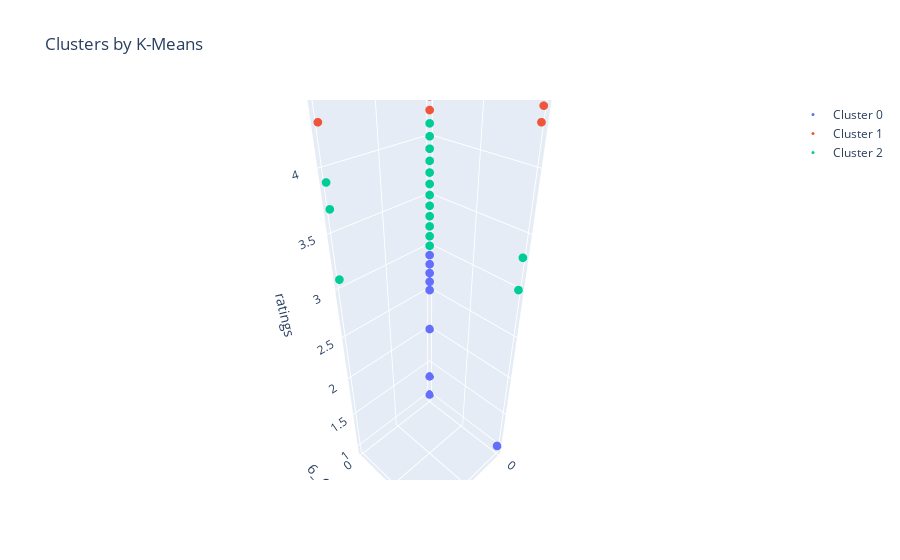

The code cell stored with this chart in its notebook:
### Code cell
import plotly as py
import plotly.graph_objs as go

def tracer(db, n, name):
    '''
    This function returns trace object for Plotly
    '''
    return go.Scatter3d(
        x = db[db['Cluster']==n]['4_ 2 (CI 60730)'],
        y = db[db['Cluster']==n]['6_ CITRIC ACID – BHT'],
        z = db[db['Cluster']==n]['ratings'],
        mode = 'markers',
        name = name,
        marker = dict(
            size = 3
        )
     )

trace0 = tracer(KM5_clustered, 0, 'Cluster 0')
trace1 = tracer(KM5_clustered, 1, 'Cluster 1')
trace2 = tracer(KM5_clustered, 2, 'Cluster 2')


data = [trace0, trace1, trace2]

layout = go.Layout(
    title = 'Clusters by K-Means',
    scene = dict(
            xaxis = dict(title = '4_ 2 (CI 60730)'),
            yaxis = dict(title = '6_ CITRIC ACID – BHT'),
            zaxis = dict(title = 'ratings')
        )
)

fig = go.Figure(data=data, layout=layout)
py.offline.iplot(fig)

### Figure 1 — Plotly figure (JSON) as saved in the notebook; plotly's stock layout.template omitted (floating-point values rounded to 4 significant figures; data arrays with more than 128 entries replaced by an {"elided": "..."} marker saying what was removed)
{"data": [{"marker": {"size": 3}, "mode": "markers", "name": "Cluster 0", "type": "scatter3d", "x": [0, 0, 0, 0, 0, 0, 0, 0, 0, 0, 0, 0, 0, 0, 0, 0, 0, 0, 0, 0, 0, 0, 0, 0, 0, 0, 0, 0, 0, 0, 0, 0, 0, 0, 0, 0, 0, 0, 0, 0, 0, 0, 0, 0, 0, 0, 0, 0, 0, 0, 0, 0, 0, 0, 0, 0, 0, 0, 0, 0], "y": [0, 0, 0, 0, 0, 0, 0, 0, 0, 0, 0, 0, 0, 0, 0, 0, 0, 0, 0, 0, 0, 0, 0, 0, 0, 0, 0, 0, 0, 0, 0, 0, 0, 0, 0, 0, 0, 0, 0, 0, 0, 0, 0, 0, 0, 0, 0, 0, 1, 0, 0, 0, 0, 0, 0, 0, 0, 0, 0, 0], "z": [2.9, 2.9, 1, 2.9, 2.8, 2.7, 2.7, 2.5, 2.5, 2.6, 2.5, 2.7, 2.5, 2.8, 2.7, 3.1, 2.9, 2.9, 1, 2.7, 2.8, 2.7, 2.5, 2.5, 2, 1, 2.9, 2.6, 2.5, 2.8, 2.9, 2.7, 2.7, 2.5, 2.5, 2.8, 3.1, 2.6, 2.5, 2.6, 2, 1.3, 2.9, 2.5, 2.7, 2, 2.8, 2.5, 1, 2.5, 2.6, 2.9, 2.7, 3.2, 2.6, 2.5, 1, 2, 2.5, 1]}, {"marker": {"size": 3}, "mode": "markers", "name": "Cluster 1", "type": "scatter3d", "x": {"elided": "258 int values"}, "y": {"elided": "258 int values"}, "z": {"elided": "258 float values"}}, {"marker": {"size": 3}, "mode": "markers", "name": "Cluster 2", "type": "scatter3d", "x": {"elided": "188 int values"}, "y": {"elided": "188 int values"}, "z": {"elided": "188 float values"}}], "layout": {"scene": {"xaxis": {"title": {"text": "4_ 2 (CI 60730)"}}, "yaxis": {"title": {"text": "6_ CITRIC ACID – BHT"}}, "zaxis": {"title": {"text": "ratings"}}}, "title": {"text": "Clusters by K-Means"}}}
